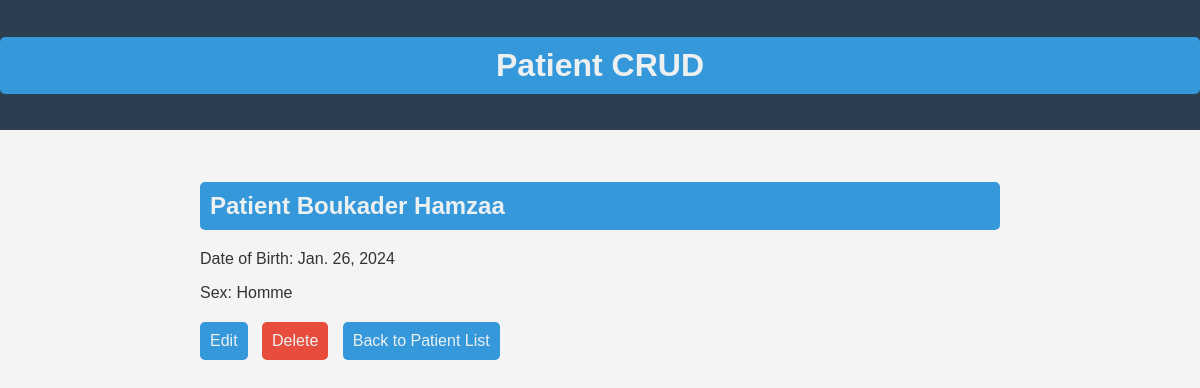
Screenshot of /patients/1/ with the database file from the repository.
### clinicHub/models.py (models this page shows, shortened)
class Person(models.Model):
    ID_Person = models.AutoField(primary_key=True)
    Nom = models.CharField(max_length=(50))
    Prenom = models.CharField(max_length=(50))
    DateNaissance = models.DateField(default='2000-01-01')
    sexe = models.CharField(max_length=(50))
    Adresse = models.CharField(max_length=(50))
    num_tel = models.IntegerField(default=0)
    email = models.EmailField(default="test@domain.com")

### clinicHub/views.py (the view)
# urls.py: path('patients/<int:pk>/', views.PatientCRUDView.patient_detail, name='patient_detail'),
    def patient_detail(request, pk):
        template_detail = 'patients/Details.html'
        patient = get_object_or_404(Patient, pk=pk)
        return render(request, template_detail, {'patient': patient})

### clinicHub/models.py (called while the page is built)
    def __str__(self):
        return 'Patient '+self.Nom +' '+self.Prenom

### clinicHub/templates/patients/Details.html (shortened to what this page needs)
{% extends 'patients/Patients.html' %} Patient Detail {% block content %}
<h2>{{ patient }}</h2>
<p>Date of Birth: {{ patient.DateNaissance }}</p>
<p>Sex: {{ patient.sexe }}</p>
<div class="detail-actions">
  <a class="edit-link" href="{% url 'patient_update' pk=patient.pk %}">Edit</a>
  <a class="delete-link" href="{% url 'patient_delete' pk=patient.pk %}"
    >Delete</a
  >
  <a class="back-link" href="{% url 'patient_list' %}">Back to Patient List</a>
</div>
{% endblock %}

### clinicHub/templates/patients/Patients.html (style rules this page uses)
body { font-family: "Arial", sans-serif; margin: 0; padding: 0; background-color: #f4f4f4; color: #333; }

### clinicHub/templates/patients/Details.html (style rules this page uses)
body { font-family: "Arial", sans-serif; margin: 0; padding: 0; background-color: #f4f4f4; color: #333; }
h2 { background-color: #3498db; color: #ecf0f1; padding: 10px; border-radius: 5px; margin-bottom: 20px; }
p { margin-bottom: 15px; }
.detail-actions { margin-top: 20px; }
.edit-link, .delete-link, .back-link { display: inline-block; margin-right: 10px; padding: 10px; text-decoration: none; color: #ecf0f1; border-radius: 5px; background-color: #3498db; }
.delete-link { background-color: #e74c3c; }

### rows the page displays
Person: Nom+Prenom "Patient Boukader Hamzaa", DateNaissance "Jan. 26, 2024", sexe "Homme"
